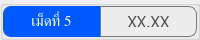
                  <widget class="QGroupBox" name="thickness_summary_group_5">
                   <property name="minimumSize">
                    <size>
                     <width>0</width>
                     <height>40</height>
                    </size>
                   </property>
                   <property name="maximumSize">
                    <size>
                     <width>16777215</width>
                     <height>40</height>
                    </size>
                   </property>
                   <property name="styleSheet">
                    <string notr="true">color: rgb(255, 255, 255);</string>
                   </property>
                   <layout class="QHBoxLayout" name="horizontalLayout_52">
                    <property name="spacing">
                     <number>0</number>
                    </property>
                    <property name="leftMargin">
                     <number>0</number>
                    </property>
                    <property name="topMargin">
                     <number>0</number>
                    </property>
                    <property name="rightMargin">
                     <number>0</number>
                    </property>
                    <property name="bottomMargin">
                     <number>0</number>
                    </property>
                    <item>
                     <widget class="QLabel" name="thickness_summary_title_5">
                      <property name="minimumSize">
                       <size>
                        <width>55</width>
                        <height>0</height>
                       </size>
                      </property>
                      <property name="font">
                       <font>
                        <family>Kanit</family>
                        <pointsize>11</pointsize>
                        <italic>false</italic>
                        <bold>false</bold>
                        <underline>false</underline>
                        <strikeout>false</strikeout>
                       </font>
                      </property>
                      <property name="styleSheet">
                       <string notr="true">background-color: #0059fe;
border-top-left-radius: 8px;
border-bottom-left-radius: 8px;</string>
                      </property>
                      <property name="text">
                       <string>เม็ดที่ 5</string>
                      </property>
                      <property name="alignment">
                       <set>Qt::AlignmentFlag::AlignCenter</set>
                      </property>
                     </widget>
                    </item>
                    <item>
                     <widget class="QFrame" name="thickness_summary_frame_5">
                      <property name="styleSheet">
                       <string notr="true">border: solid;
border-width: 1px;
border-color: rgb(121, 121, 121);
border-top-right-radius: 8px;
border-bottom-right-radius: 8px;</string>
                      </property>
                      <property name="frameShape">
                       <enum>QFrame::Shape::StyledPanel</enum>
                      </property>
                      <property name="frameShadow">
                       <enum>QFrame::Shadow::Raised</enum>
                      </property>
                      <layout class="QHBoxLayout" name="horizontalLayout_53">
                       <item>
                        <widget class="QLabel" name="thickness_summary_5">
                         <property name="font">
                          <font>
                           <family>Kanit</family>
                           <pointsize>12</pointsize>
                          </font>
                         </property>
                         <property name="styleSheet">
                          <string notr="true">border: none;
color: rgb(72, 72, 72);</string>
                         </property>
                         <property name="text">
                          <string>XX.XX</string>
                         </property>
                         <property name="alignment">
                          <set>Qt::AlignmentFlag::AlignCenter</set>
                         </property>
                        </widget>
                       </item>
                      </layout>
                     </widget>
                    </item>
                   </layout>
                  </widget>
